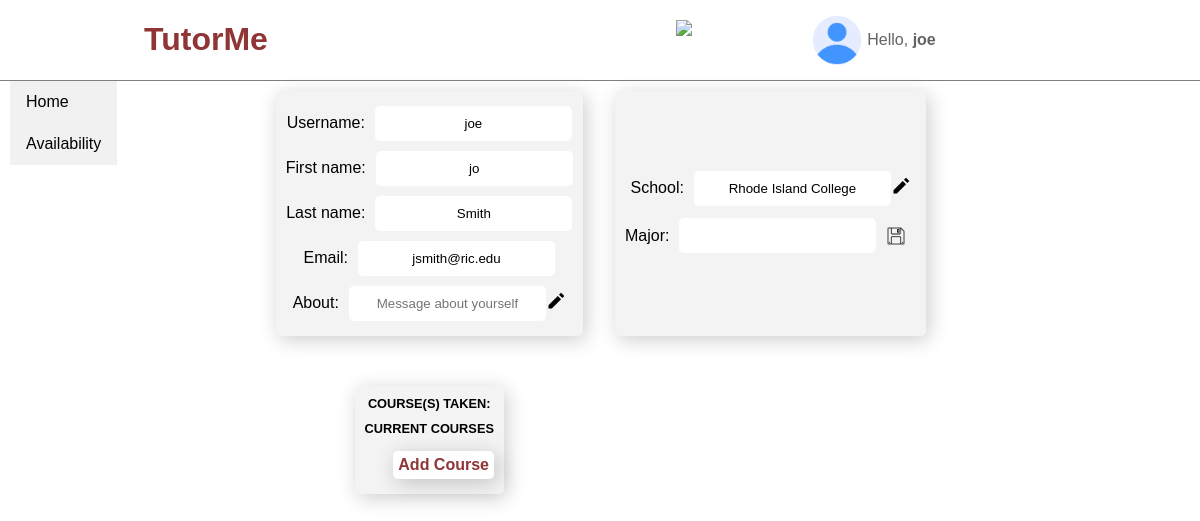
The app's page /app/profile/add/major/2/ (signed in) with its own data.
### log_in/models.py (models this page shows)
class CustomUser(AbstractUser):
    FRESHMAN = 'FR'
    SOPHOMORE = 'SO'
    JUNIOR = 'JR'
    SENIOR = 'SR'
    GRADUATE = 'GR'
    YEAR_IN_SCHOOL_CHOICES = [
            (FRESHMAN, 'Freshman'),
            (SOPHOMORE, 'Sophomore'),
            (JUNIOR, 'Junior'),
            (SENIOR, 'Senior'),
            (GRADUATE, 'Graduate'),
            ]
    year = models.CharField(
            max_length=2,
            choices=YEAR_IN_SCHOOL_CHOICES,
            default=FRESHMAN,
            blank=True
            )
    school = models.ForeignKey(School, on_delete=models.CASCADE, null=True)
    rate = models.DecimalField(decimal_places=2, max_digits=5, blank=True, null=True)

class School(models.Model):
    name = models.CharField(max_length=100, unique=True)

### log_in/views.py (the view, shortened to what this page needs)
# urls.py: path('profile/add/major/<int:user_id>/', views.addMajor, name='add_major'),
def addMajor(request, user_id):
    context = {}
    groupName = request.user.groups.get().name
    if (groupName == "tutors"):
        context['isTutor'] = True
        context['isStudent'] = False
    elif (groupName == "students"):
        context['isStudent'] = True
        context['isTutor'] = False
    context['user_id'] = user_id
    majorsOfferedQS = Major.objects.filter(school_id = request.user.school_id)
    if request.method == "GET":
        context['majorsOffered'] = majorsOfferedQS
        context['isMultipleValue'] = True
        context['listAttributeName'] = "majors"
        context['classOfInput'] = "major"
        context['nameOfInput'] = "major"
        context['options_for_datalist'] = majorsOfferedQS
        return render(request, 'log_in/add-major.html', context)

### log_in/templates/log_in/add-major.html (shortened to what this page needs)
{% extends 'log_in/profile-details.html' %}
{% load static %}
{% block new_major %}
<form method="post" action="{% url 'add_major' user_id %}">
	<div class="lbl-ipt-grp">
		<label for="major">Major: </label>
		<input {% if isMultipleValue %} list="{{ listAttributeName }}" {% endif %} type="text" class="{{ classOfInput }}" name="{{ nameOfInput }}" placeholder="{{ existingValue }}" {% if size %} size={{ size }} {% endif %} autocomplete="off">
		<input type="image" id="save-icon" src="{% static 'log_in/image/icons8-save-50.png' %}" width=20 height=20 title="Save changes.">
	</div>
</form>
{% endblock %}

### log_in/templates/log_in/profile-details.html (shortened to what this page needs)
{% extends 'log_in/base_profile_refac.html' %}
{% load static %}
{% block styles %}
	{{ block.super }}
	<link rel="stylesheet" type="text/css" href="{% static 'log_in/css/profile-details.css' %}">
{% endblock %}
{% block main-content %}
<div class="main-section-box">
	<div class="inner-main-section-box">
		<article class="demographic-box">
			<div class="lbl-ipt-grp">
				<label for="uname">Username: </label>
				<input type="text" id="uname" name="user-name" value={{ user.username }} size=20 readonly>
			</div>
			<div class="lbl-ipt-grp">
				<label for="fname">First name: </label>
				<input type="text" id="fname" name="first-name" value={{ user.first_name }} size=20 readonly>
			</div>
			<div class="lbl-ipt-grp">
				<label for="lname">Last name: </label>
				<input type="text" id="lname" name="last-name" value={{ user.last_name }} size=20 readonly>
			</div>
			<div class="lbl-ipt-grp">
				<label for="email">Email: </label>
				<input type="text" id="email" name="email" value={{ user.email }} size=20 readonly>
			</div>
            {% block about_section %}
            <div class="lbl-ipt-grp">
                <label for="about">About: </label>
                {% if tutor_profile_record %}
                <div class="about-txt-box">
                    <p class="article-text">{{ tutor_profile_record.about }}</p>
                </div>
                {% else %}
                <input type="text" id="about" name="about_msg" size=20 placeholder="Message about yourself" readonly>
                {% endif %}
				<div class="edit-icon">
					<a href="{% url 'edit-about' user.id %}">
						<img src="{% static 'log_in/image/icons8-edit.svg' %}" width=20 height=20 title="Edit/Change.">
					</a>
				</div>
            </div>
            {% endblock %}
		</article>
		<article class="school-major-box">
			<div class="lbl-ipt-grp">
				<label for="school-name">School: </label>
				{% block school-input %}
				<input type="text" id="school-name" name="school" {% if request.user.school %} value="{{ user.school.name }}" {% endif %} {% if size %}size={{ size }} {% endif %} readonly>
				<div class="edit-icon">
					<a href="{% url 'edit-school' %}">
						<img src="{% static 'log_in/image/icons8-edit.svg' %}" width=20 height=20 title="Edit/Change.">
					</a>
				</div>
				{% endblock school-input %}
			</div>
			{% block major_section %}
			{% block new_major %}
			{% endblock new_major %}
			{% endblock major_section %}
		</article>
		<article class="current-courses-box">
            {% if isTutor %}
			<p class="tutors-course-heading">COURSE(S) TAKEN: </p>
			{% endif %}
			{% block courses-section %}
			<p id="general-course-heading">CURRENT COURSES</p>
			{% endblock %}
			{% block add_course_section_btn %}
			<div class="section-btns">
				<a id="add-course-btn" class="add-btns" href="{% url 'add_course' user.id %}">Add Course</a>
			</div>
			{% endblock add_course_section_btn %}
		</article>
	</div>
</div>
{% endblock %}

### log_in/templates/log_in/base_profile_refac.html (shortened to what this page needs)
{% extends "log_in/index.html" %}
{% load static %}
{% block nav-right-section %}
<div class="nav-right-box">
	<div class="dropdown">
		<img id="notifications-bell" src="{% static '/log_in/image/note-bell.svg' %}">
	</div>
	<div class="dropdown">
		<div class="icon-greeting-box">
			<img id="profile-icon" src="{% static '/log_in/image/user.png' %}">
			<div class="custom-greeting">
				<span>Hello, <b>{{ user.username }}</b></span>
			</div>
		</div>
	</div>
</div>
{% endblock %}
{% block main-body %}
<div class="body-box">
	<div class="sidebar-nav">
        <a href="{% url 'account' %}">Home</a>
    {% if isTutor %}
        <a href="#">Availability</a>
    {% endif %}
	</div>
	{% block main-content %}{% endblock %}
</div>
{% endblock %}

### log_in/static/log_in/css/profile.css (style rules this page uses)
.dropdown { position: relative; display: inline-block; }

### log_in/static/log_in/css/index.css (style rules this page uses)
body { margin: 0; font-family: sans-serif; }
article input { padding: 10px; border: none; border-radius: 5px; text-align: center; }
article label { margin-right: 10px; }
.nav-right-box { display: flex; justify-content: space-evenly; width: 500px; }
#notifications-bell { height: 40px; width: auto; }
#profile-icon { height: 50px; width: auto; }
.icon-greeting-box { display: flex; align-items: center; }
.dropdown { display: flex; align-items: center; }
.custom-greeting { margin-left: 5px; color: #0000009c; }
.body-box { display:flex; }
.main-section-box { display: flex; justify-content: center; width: 100%; flex-direction: column; align-items: center; height: max-content; padding-bottom: 50px; }
article { background-color: #f3f3f3; margin: 25px; border-radius: 5px; box-shadow: 3px 4px 20px 0px rgb(0 0 0 / 20%); }
.demographic-box { grid-area: de; }
.school-major-box { grid-area: sm; }
.current-courses-box { grid-area: co; }
.inner-main-section-box { padding-top: 10px; width: max-content; margin: 0 10px; display: grid; grid-template-columns: repeat(4, 1fr); grid-column-gap: 30px; grid-row-gap: 50px; grid-auto-rows: minmax(100px, auto); grid-template-areas: "de de sm sm" "co co nc nc"; }
.lbl-ipt-grp, .lbl-ipt-grp form { display: flex; align-items: center; }
#add-course-btn { font-size: 16px; font-weight: bold; }

### log_in/static/log_in/css/base-profile.css (style rules this page uses)
.sidebar-nav { width: min-content; height: max-content; background-color: #f1f1f1; display: flex; justify-content: center; position: absolute; left: 10px; flex-direction: column; }
.sidebar-nav a { color: black; padding: 12px 16px; text-decoration: none; display: block; }

### log_in/static/log_in/css/profile-details.css (style rules this page uses)
article { width: max-content; margin: 0 auto; padding: 10px; display: flex; flex-direction: column; justify-content: center; align-items: center; }
article div { margin: 5px 0px; }
img { margin: 0px 10px; }
.section-btns { display: flex; width: 100%; justify-content: right; }
.add-btns { text-decoration: none; border-radius: 5px; background-color: white; padding: 5px; color: #8f3535; box-shadow: 3px 4px 20px 0px rgb(0 0 0 / 20%); border: none; }
#add-course-btn { font-size: 16px; font-weight: bold; }
.tutors-course-heading, #general-course-heading { font-weight: bold; font-size: .8rem; margin: 0; }
.delete-icon, img { margin: 0; }

### records on screen
CustomUser: username "joe", user-name "joe", first-name "jo", last-name "Smith", email "jsmith@ric.edu", school "Rhode Island College"
